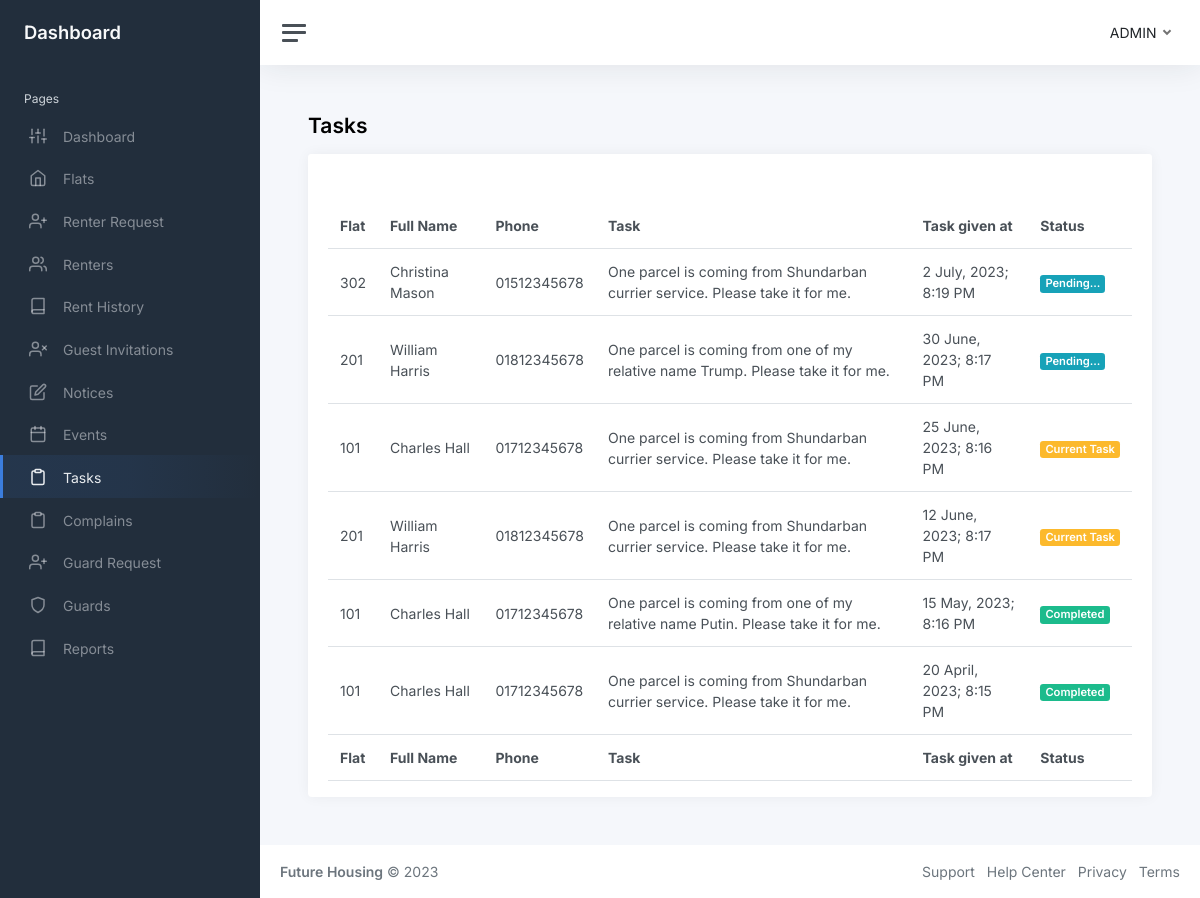
The page /php/admin/tasks.php on the database as committed earlier.
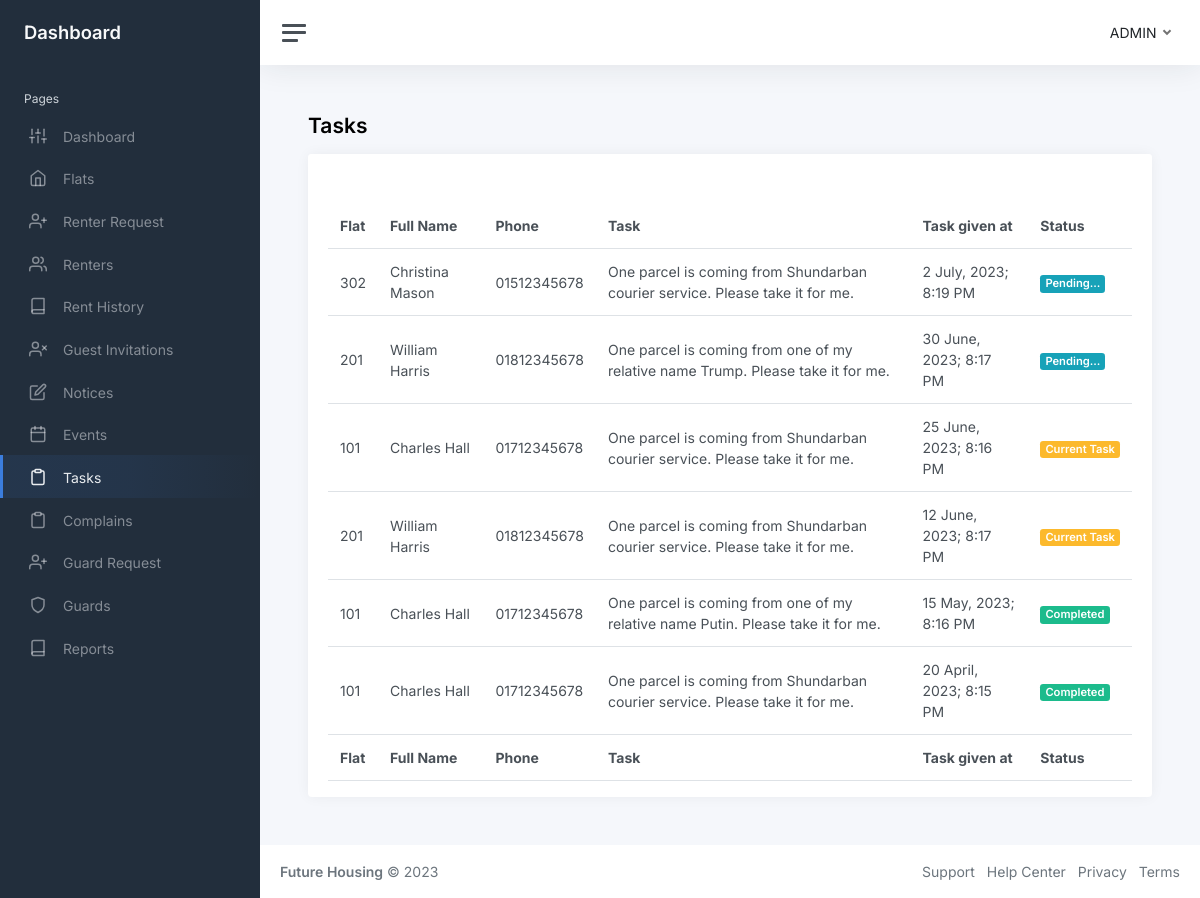
The same page on the database as committed later.
### tables this page shows
CREATE TABLE `tasks` (
  `id` int NOT NULL,
  `flat` varchar(256) DEFAULT NULL,
  `fullname` varchar(256) DEFAULT NULL,
  `phone` varchar(256) DEFAULT NULL,
  `task` text,
  `given_at` datetime NOT NULL DEFAULT CURRENT_TIMESTAMP,
  `status` tinyint(1) NOT NULL DEFAULT '0'
);

### php/admin/tasks.php (the view, shortened to what this page needs)
<?php
include "../../database.php";
$query = "SELECT * FROM `tasks`";
$stmt = $conn->prepare($query);
$result = $stmt->execute();
$tasks = array_reverse($stmt->fetchAll());
?>
<!DOCTYPE html>
<html lang="en">
<head>
    <link href="https://cdn.jsdelivr.net/npm/simple-datatables@7.1.2/dist/style.min.css" rel="stylesheet" />
    <link href="../../styles/app.css" rel="stylesheet">
</head>
<body>
    <div class="wrapper">
        <?php include "components/sidebar.php"?>
        <div class="main">
            <?php include "components/navbar.php"?>
            <main class="content">
                <div class="container-fluid p-0">
                    <h1 class="h3 mb-3"><strong>Tasks</strong></h1>
                    <div class="row">
                        <div class="col-12 d-flex">
                            <div class="card flex-fill w-100">
                                <div class="card-header">
                                </div>
                                <div class="card-body py-3">
                                    <table id="datatablesSimple" class="table table-hover my-0">
                                        <thead>
                                            <tr>
                                                <th>Flat</th>
                                                <th class="d-none d-xl-table-cell">Full Name</th>
                                                <th class="d-none d-xl-table-cell">Phone</th>
                                                <th class="d-none d-md-table-cell">Task</th>
                                                <th>Task given at</th>
                                                <th>Status</th>
                                            </tr>
                                        </thead>
                                        <tfoot>
                                            <tr>
                                                <th>Flat</th>
                                                <th class="d-none d-xl-table-cell">Full Name</th>
                                                <th class="d-none d-xl-table-cell">Phone</th>
                                                <th class="d-none d-md-table-cell">Task</th>
                                                <th>Task given at</th>
                                                <th>Status</th>
                                            </tr>
                                        </tfoot>
                                        <tbody>
                                            <?php
                                                foreach($tasks as $task):
                                            ?>
                                            <tr>
                                                <td><?=$task['flat']?></td>
                                                <td class="d-none d-xl-table-cell"><?=$task['fullname']?></td>
                                                <td class="d-none d-xl-table-cell"><?=$task['phone']?></td>
                                                <td class="d-none d-md-table-cell"><?=$task['task']?></td>
                                                <td><?=date('j F, Y; g:i A', strtotime($task['given_at']))?></td>
                                                <td>
                                                    <?php
                                                        if($task['status'] == 2){
                                                            ?>
                                                    <span class="badge bg-success">Completed</span>
                                                    <?php
                                                        }elseif($task['status'] == 1){
                                                    ?>
                                                    <span class="badge bg-warning">Current Task</span>
                                                    <?php
                                                        }else{
                                                            ?>
                                                    <span class="badge bg-info">Pending...</span>
                                                    <?php
                                                        }
                                                        ?>
                                                </td>
                                            </tr>
                                            <?php
                                                endforeach;
                                            ?>
                                        </tbody>
                                    </table>
                                </div>
                            </div>
                        </div>
                    </div>
                </div>
            </main>
            <?php include "components/footer.php"?>
        </div>
    </div>
</body>
</html>

Rows that differ between the two databases and show on the page:
changed tasks "Christina Mason": task "One parcel is coming from Shundarban currier service. Please take it for me." → "One parcel is coming from Shundarban courier service. Please take it for me."
changed tasks "25 June, 2023; 8:16 PM": task "One parcel is coming from Shundarban currier service. Please take it for me." → "One parcel is coming from Shundarban courier service. Please take it for me."
changed tasks "12 June, 2023; 8:17 PM": task "One parcel is coming from Shundarban currier service. Please take it for me." → "One parcel is coming from Shundarban courier service. Please take it for me."
changed tasks "20 April, 2023; 8:15 PM": task "One parcel is coming from Shundarban currier service. Please take it for me." → "One parcel is coming from Shundarban courier service. Please take it for me."
